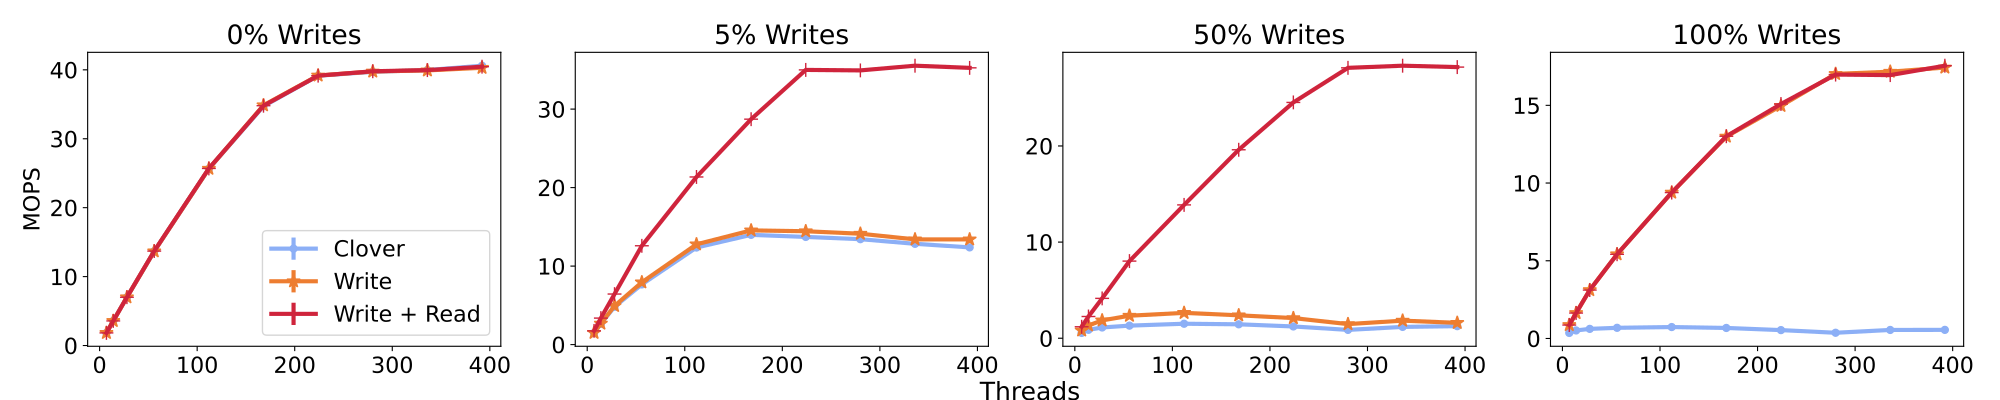

Recreate this plot in Python.
import matplotlib
import matplotlib.pyplot as plt
from statistics import mean
import numpy as np
from common import *

plt.rcParams.update({'font.size': 16})
default_line_width=3
default_marker_size=10

fig, (ax1, ax2, ax3, ax4) = plt.subplots(1,4, figsize=(20,4))

def tput_err(ax,rws,ws, clover):
    scale_mil(rws)
    scale_mil(ws)
    scale_mil(clover)
    ax.errorbar(clover["threads"],clover["ops"],clover["err"],label=default_clover_label,marker=default_clover_marker, color=default_clover_color,linewidth=default_line_width, markersize=default_marker_size )
    ax.errorbar(ws["threads"],ws["ops"],ws["err"],label=write_steering_label,marker=write_steering_marker,color=write_steering_color,linewidth=default_line_width, markersize=default_marker_size )
    ax.errorbar(rws["threads"],rws["ops"],rws["err"],label=read_write_steering_label, marker=read_write_steering_marker, color=read_write_steering_color, linewidth=default_line_width, markersize=default_marker_size)

    #plot_max_improvement(ax,rws,clover,"threads")

    #ax.set_yscale("log")
    #ax.set_xlabel('Threads')



####################### YCSB C
avg_ops=[1829774,3577880,7008356,13684405,25656091,34720826,39142324,39713784,39970952,40600024,]
threads=[7,14,28,56,112,168,224,280,336,392,]
std=[0,0,0,0,0,0,0,0,0,0,]
clover_with_buffering_C= {"ops": avg_ops,"threads": threads, "err": std}
avg_ops=[1836632,3572209,7003510,13673092,25654763,34857976,39180515,39757292,39917704,40295512,]
threads=[7,14,28,56,112,168,224,280,336,392,]
std=[0,0,0,0,0,0,0,0,0,0,]
write_steering_C=        {"ops": avg_ops,"threads": threads, "err": std}
avg_ops=[1832205,3567680,7009575,13703432,25692824,34795712,39152679,39790996,39960749,40455924,]
threads=[7,14,28,56,112,168,224,280,336,392,]
std=[0,0,0,0,0,0,0,0,0,0,]
read_write_steering_C=   {"ops": avg_ops,"threads": threads, "err": std}
tput_err(ax1,read_write_steering_C,write_steering_C,clover_with_buffering_C)

ax1.set_title('0% Writes')
ax1.set_ylabel('MOPS')
ax1.legend(loc='lower right', ncol=1)

####################### YCSB B
avg_ops=[1487724,2655252,4818364,7666020,12365564,13979169,13716786,13427863,12837368,12382960,]
threads=[7,14,28,56,112,168,224,280,336,392,]
std=[0,0,0,0,0,0,0,0,0,0,]
clover_with_buffering_B= {"ops": avg_ops,"threads": threads, "err": std}
avg_ops=[1500840,2680607,4929508,7935485,12774234,14548308,14439633,14124372,13402903,13402903,]
threads=[7,14,28,56,112,168,224,280,336,392,]
std=[0,0,0,0,0,0,0,0,0,0,]
write_steering_B=        {"ops": avg_ops,"threads": threads, "err": std}

avg_ops=[1748703,3377649,6438944,12586564,21354096,28715113,34991652,34930195,35529061,35252996,]
threads=[7,14,28,56,112,168,224,280,336,392,]
std=[0,0,0,0,0,0,0,0,0,0,]
read_write_steering_B=   {"ops": avg_ops,"threads": threads, "err": std}

tput_err(ax2,read_write_steering_B,write_steering_B,clover_with_buffering_B)
ax2.set_title('5% Writes')
#ax1.set_ylim(top=350)


####################### YCSB A
avg_ops=[554788,877068,1120964,1312144,1509604,1450528,1226730,870612,1180566,1257288,]
threads=[7,14,28,56,112,168,224,280,336,392,]
std=[0,0,0,0,0,0,0,0,0,0,]
clover_with_buffering_A={"ops": avg_ops,"threads": threads, "err": std}
avg_ops=[815460,1331156,1858488,2343504,2639795,2386740,2098574,1471908,1830812,1602349,]
threads=[7,14,28,56,112,168,224,280,336,392,]
std=[0,0,0,0,0,0,0,0,0,0,]
write_steering_A={"ops": avg_ops,"threads": threads, "err": std}
avg_ops=[1194607,2264604,4147258,8024861,13868472,19604656,24528677,28124268,28348060,28201180,]
threads=[7,14,28,56,112,168,224,280,336,392,]
std=[0,0,0,0,0,0,0,0,0,0,]
read_write_steering_A={"ops": avg_ops,"threads": threads, "err": std}
tput_err(ax3,read_write_steering_A,write_steering_A,clover_with_buffering_A)



ax3.set_title('50% Writes')


####################### Write Only
avg_ops=[357708,516197,617516,686380,735140,677488,538924,367619,548668,553904,]
threads=[7,14,28,56,112,168,224,280,336,392,]
std=[0,0,0,0,0,0,0,0,0,0,]
clover_with_buffering_W={"ops": avg_ops,"threads": threads, "err": std}
avg_ops=[866916,1639656,3114720,5418308,9386624,12991886,14967071,17022698,17165892,17432716,]                                                                                                                     
threads=[7,14,28,56,112,168,224,280,336,392,]                                                                                                                                                                      
std=[0,0,0,0,0,0,0,0,0,0,] 
write_steering_W= {"ops": avg_ops,"threads": threads, "err": std}       
avg_ops=[864548,1637644,3114852,5417666,9386053,13012869,15085964,16979671,16945081,17550776,]
threads=[7,14,28,56,112,168,224,280,336,392,]
std=[0,0,0,0,0,0,0,0,0,0,]
read_write_steering_W= {"ops": avg_ops,"threads": threads, "err": std}  

tput_err(ax4,read_write_steering_W,write_steering_W,clover_with_buffering_W)
ax4.set_title('100% Writes')

fig.text(0.515,0.00, "Threads", ha='center', size=18)
plt.tight_layout()
save_fig(plt)
